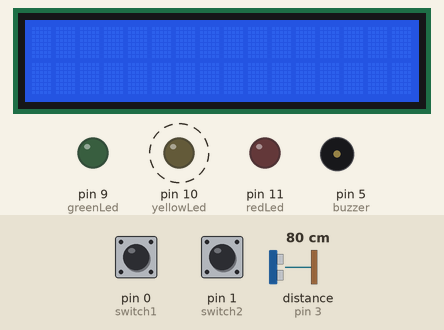
This sketch was run on a simulated Arduino Uno, built with avr-gcc and run on an emulated ATmega328P. Shown: 16×2 character LCD, output pins drawn as LEDs (lit = HIGH), buzzer (waves = sounding). Wiring (inferred from the names in the program): ultrasonic range finder: trigger pin 2; echo pin 3. Dashed ring = blinking. Inputs (shaded band) come from the test bench; at power-on: distance to the obstacle (sensor on pin 3) 80 cm, pin 0 (switch1) HIGH, pin 1 (switch2) LOW. The echo pulse lasts 58.3 µs per cm; pins used as bus, display or sensor lines are not drawn.

Above: at 1.25 s.
1.3 s: distance to the obstacle (sensor on pin 3) set to 2 cm
At 2.2 s:
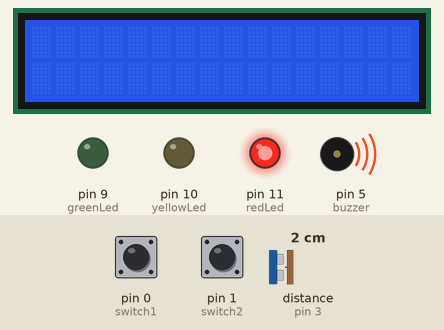
4.3 s: distance to the obstacle (sensor on pin 3) set to 60 cm
At 4.49 s:
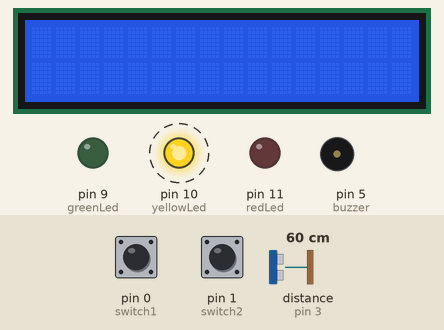
6.0 s: pin 0 (switch1) pulled LOW for 0.15 s
Timing chart, 0 to 12.7 s (numbered marks = the images above; inputs shaded):
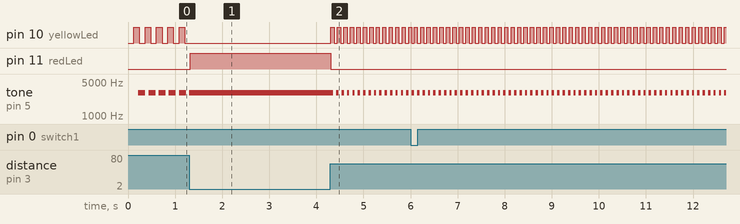

Measured:
- after the input at 1.3 s, pin 10 (yellowLed): stops changing and stays LOW; pin 11 (redLed): LOW → HIGH at once; tone on pin 5 (buzzer): goes on until 1.3 s, then stays 3000 Hz
- after the input at 4.3 s, pin 10 (yellowLed): alternates HIGH for 0.07 s and LOW for 0.07 s, starting at once; pin 11 (redLed): HIGH → LOW at once; tone on pin 5 (buzzer): alternates 3000 Hz for 0.05 s and silent for 0.06 s, starting after 0.06 s
- by itself, pin 10 (yellowLed): alternates HIGH for 0.12 s and LOW for 0.12 s
- by itself, tone on pin 5 (buzzer): alternates 3000 Hz for 0.15 s and silent for 0.07 s

The sketch:

ParkBuddy.ino
```cpp
#include <Wire.h>
#include <LiquidCrystal_I2C.h>
#include <dht.h>
LiquidCrystal_I2C lcd(0x27,16,2);
dht DHT;

byte fadeDirection = 0, fadeIncrement = 5;
bool greenState = LOW, yellowState = LOW, sleepState = false;
float distanceInCm, distanceInM;
int switch1 = 0, switch2 = 1;
int greenLed = 9, yellowLed = 10, redLed = 11, buzzer = 5, trigPin = 2, echoPin = 3, fadeValue = 0;
long duration;
unsigned long startTimeGlowFade = 0, startGreenTimeBuzzer = 0, startYellowTimeBuzzer = 0, startTimeGreenLED = 0, startTimeYellowLED = 0;
unsigned long startMicroHigh = 0, startMicroLow = 0, startTimeMeters = 0;
unsigned int fadeInterval = 50, farBuzzInterval = 900, farGreenInterval = 450, aveBuzzInterval = 200, aveYellowInterval = 100;
unsigned int clAveBuzzInterval = 100, clAveYlwInterval = 50, trigMicroInterval1 = 2, trigMicroInterval2 = 10, distanceInterval = 10;

void setup() {
   lcd.begin();
   lcd.backlight();
   lcd.clear();
   pinMode(echoPin, INPUT);
   pinMode(trigPin, OUTPUT);
   pinMode(switch1, INPUT);
   pinMode(switch2, INPUT);
   pinMode(greenLed, OUTPUT);
   pinMode(yellowLed, OUTPUT);
   pinMode(redLed, OUTPUT);
}

void loop() {
   unsigned currentMillis = millis();
   unsigned currentMicros = micros();
   deviceState();
   startFeedback(currentMillis, currentMicros);
}

void deviceState(){
   if(digitalRead(switch1) == LOW && digitalRead(switch2) == HIGH) setState(true);
   else if(digitalRead(switch1) == HIGH && digitalRead(switch2) == LOW) setState(false);
}

void setState(bool isSleep){
   lcd.clear();
   sleepState = isSleep;
}

void startFeedback(unsigned long currentMillis, unsigned long currentMicros){
   if(!sleepState)verifyDistance(currentMillis, currentMicros);
   else deviceIdle(currentMillis);
}

void verifyDistance(unsigned long currentMillis, unsigned long currentMicros){
   scanDistance(currentMicros);

   if(distanceInM > 1){
     twoLedOff(yellowLed, redLed);
     highDistanceFeedback(currentMillis);
     printData(currentMillis);
   }else if(distanceInM <= 1 && distanceInM > 0.7){
     twoLedOff(greenLed, redLed);
     averageDistance(currentMillis);
     printData(currentMillis);
   }else if(distanceInM <= 0.7 && distanceInM > 0.4){
     twoLedOff(greenLed, redLed);
     closeAverageDistance(currentMillis);
     printData(currentMillis);
   }else{
     twoLedOff(greenLed, yellowLed);
     closeDistance();
     printData(currentMillis);
   }
}

void scanDistance(unsigned long currentMicros){
   digitalWrite(trigPin, LOW);

   if(currentMicros - startMicroHigh >= trigMicroInterval1){
     startMicroHigh = currentMicros;
     digitalWrite(trigPin, HIGH);
   }

   if(currentMicros - startMicroLow >= trigMicroInterval2){
     startMicroLow = currentMicros;
     digitalWrite(trigPin, LOW);
   }

   duration = pulseIn(echoPin, HIGH);
   distanceInCm = duration * 0.034 / 2;
   distanceInM = distanceInCm / 100;
}

void twoLedOff(int ledPin1, int ledPin2){
   digitalWrite(ledPin1, LOW);
   digitalWrite(ledPin2, LOW);
}

void highDistanceFeedback(unsigned long currentMillis){
   if(currentMillis - startGreenTimeBuzzer >= farBuzzInterval){
     startGreenTimeBuzzer = currentMillis;
     tone(buzzer, 3000, 100);
   }
   if(currentMillis - startTimeGreenLED >= farGreenInterval){
     startTimeGreenLED = currentMillis;
     if(greenState) greenState = LOW;
     else greenState = HIGH;
     digitalWrite(greenLed, greenState);
   }
}

void averageDistance(unsigned long currentMillis){
   if(currentMillis - startYellowTimeBuzzer >= aveBuzzInterval){
     startYellowTimeBuzzer = currentMillis;
     tone(buzzer, 3000, 150);
   }

   if(currentMillis - startTimeYellowLED >= aveYellowInterval){
     startTimeYellowLED = currentMillis;
     if(yellowState) yellowState = LOW;
     else yellowState = HIGH;
     digitalWrite(yellowLed, yellowState);
   }
}

void closeAverageDistance(unsigned long currentMillis){
   if(currentMillis - startYellowTimeBuzzer >= clAveBuzzInterval){
     startYellowTimeBuzzer = currentMillis;
     tone(buzzer, 3000, 50);
   }
   if(currentMillis - startTimeYellowLED >= clAveYlwInterval){
     startTimeYellowLED = currentMillis;
     if(yellowState) yellowState = LOW;
     else yellowState = HIGH;
     digitalWrite(yellowLed, yellowState);
   }
}

void closeDistance(){
   tone(buzzer, 3000);
   digitalWrite(redLed, HIGH);
}

void printData(unsigned long currentMillis){
   if(currentMillis - startTimeMeters >= distanceInterval){
     startTimeMeters = currentMillis;
     lcd.setCursor(0, 0);
     lcd.print("Distance: ");
     lcd.print(distanceInM);
     lcd.print("m ");
   }
}

void deviceIdle(unsigned long currentTime){
  DHT.read11(A0);
  noTone(buzzer);
  ledGlowFade(currentTime);
  lcd.setCursor(0,0);
  lcd.print("Welcome Home!");
  lcd.setCursor(0, 1);
  lcd.print("Temp: ");
  lcd.print(DHT.temperature, 1);
  lcd.print(" C");
}

void ledGlowFade(unsigned long currentMillis){
   if (currentMillis - startTimeGlowFade >= fadeInterval) {
     if (fadeDirection == 0){
      fadeValue = fadeValue + fadeIncrement;
      if (fadeValue >= 255) {
        fadeValue = 255;
        fadeDirection = 1;
      }
   }else {
     fadeValue = fadeValue - fadeIncrement;
     if (fadeValue <= 0){
       fadeValue = 0;
       fadeDirection = 0;
     }
   }
     analogWrite(greenLed, fadeValue); analogWrite(yellowLed, fadeValue); analogWrite(redLed, fadeValue);
     startTimeGlowFade = currentMillis;
   }
}
```
